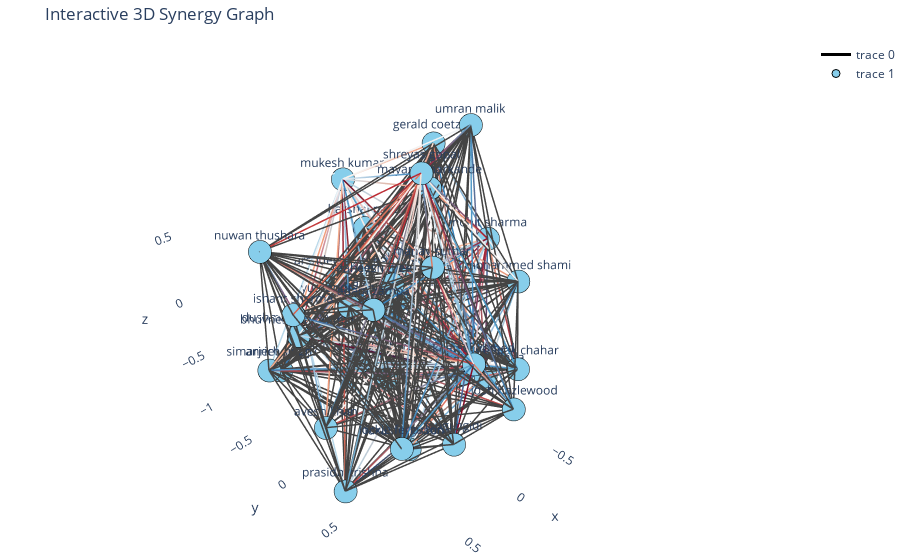

The notebook cell this image was saved under:
### Code cell
import networkx as nx
import numpy as np
import plotly.graph_objs as go
import random

# 3D layout using spring layout with random Z
def spring_layout_3d(G, seed=42):
    random.seed(seed)
    np.random.seed(seed)
    pos_2d = nx.spring_layout(G, dim=2, seed=seed)
    pos_3d = {node: np.append(pos_2d[node], np.random.uniform(-1, 1)) for node in G.nodes()}
    return pos_3d

# Generate 3D positions
pos_3d = spring_layout_3d(G)

# Create edge traces
edge_x, edge_y, edge_z, edge_weights = [], [], [], []
for u, v in G.edges():
    x0, y0, z0 = pos_3d[u]
    x1, y1, z1 = pos_3d[v]
    edge_x += [x0, x1, None]
    edge_y += [y0, y1, None]
    edge_z += [z0, z1, None]
    edge_weights.append(G[u][v].get("weight", 1.0))

# Normalize weights for color scale
weights = np.array(edge_weights)
norm_weights = (weights - weights.min()) / (weights.max() - weights.min() + 1e-6)

# Create edge trace with RdBu colorscale (red to blue)
edge_trace = go.Scatter3d(
    x=edge_x, y=edge_y, z=edge_z,
    mode='lines',
    line=dict(color=norm_weights, colorscale='RdBu', width=3),
    hoverinfo='none'
)

# Create node trace
node_x, node_y, node_z = zip(*[pos_3d[node] for node in G.nodes()])
node_text = list(G.nodes())

node_trace = go.Scatter3d(
    x=node_x, y=node_y, z=node_z,
    mode='markers+text',
    marker=dict(size=8, color='skyblue', line=dict(width=1, color='black')),
    text=node_text,
    textposition='top center',
    hoverinfo='text'
)

# Create layout and figure
fig = go.Figure(data=[edge_trace, node_trace],
                layout=go.Layout(
                    title='Interactive 3D Synergy Graph',
                    margin=dict(l=0, r=0, b=0, t=40),
                    scene=dict(
                        xaxis=dict(showbackground=False),
                        yaxis=dict(showbackground=False),
                        zaxis=dict(showbackground=False)
                    )
                ))

fig.show()

### Figure 1 — Plotly figure (JSON) as saved in the notebook; plotly's stock layout.template omitted (floating-point values rounded to 4 significant figures; data arrays with more than 128 entries replaced by an {"elided": "..."} marker saying what was removed)
{"data": [{"hoverinfo": "none", "line": {"color": {"elided": "467 float values"}, "colorscale": [[0, "rgb(103,0,31)"], [0.1, "rgb(178,24,43)"], [0.2, "rgb(214,96,77)"], [0.3, "rgb(244,165,130)"], [0.4, "rgb(253,219,199)"], [0.5, "rgb(247,247,247)"], [0.6, "rgb(209,229,240)"], [0.7, "rgb(146,197,222)"], [0.8, "rgb(67,147,195)"], [0.9, "rgb(33,102,172)"], [1, "rgb(5,48,97)"]], "width": 3}, "mode": "lines", "type": "scatter3d", "x": {"elided": "1401 float values"}, "y": {"elided": "1401 float values"}, "z": {"elided": "1401 float values"}}, {"hoverinfo": "text", "marker": {"color": "skyblue", "line": {"color": "black", "width": 1}, "size": 8}, "mode": "markers+text", "text": ["khaleel ahmed", "shreyas gopal", "mukesh kumar", "mohit sharma", "dushmantha chameera", "kagiso rabada", "prasidh krishna", "gerald coetzee", "ishant sharma", "manav suthar", "anrich nortje", "umran malik", "mayank markande", "avesh khan", "manimaran siddharth", "akash maharaj singh", "deepak chahar", "yuzvendra chahal", "arshdeep singh", "lockie ferguson", "maheesh theekshana", "fazalhaq farooqi", "josh hazlewood", "bhuvneshwar kumar", "suyash sharma", "nuwan thushara", "lungi ngidi", "mohammed shami", "harshal patel", "rahul chahar", "adam zampa", "simarjeet singh", "jaydev unadkat"], "textposition": "top center", "type": "scatter3d", "x": [-0.09658, -0.1471, -0.3714, -0.8199, 0.1594, -0.4628, 0.8584, -0.8816, 0.7489, 0.01282, 0.4092, -0.9176, -0.4052, 0.7666, 0.1374, -0.6244, -0.4013, 0.3183, -0.01169, 0.6409, 0.115, 0.4179, -0.09403, 0.5189, -0.3104, 0.7855, 0.2662, -0.7377, -0.3097, -0.07757, 0.3829, 0.6508, -0.5204], "y": [0.6558, 0.1044, -0.9163, 0.1508, -0.8371, 0.5037, 0.4296, -0.4628, -0.09376, 0.3632, -0.8917, -0.1536, -0.05446, 0.1518, -0.2358, -0.5935, 0.8035, -0.08229, -0.6133, 0.7245, 0.1151, 0.5755, 1.0, -0.4128, -0.263, -0.3083, 0.8215, 0.5041, -0.6172, -0.1677, 0.2232, -0.6566, 0.2336], "z": [-0.2509, 0.9014, 0.464, 0.1973, -0.688, -0.688, -0.8838, 0.7324, 0.2022, 0.4161, -0.9588, 0.9398, 0.6649, -0.5753, -0.6364, -0.6332, -0.3915, 0.04951, -0.1361, -0.4175, 0.2237, -0.721, -0.4157, -0.2673, -0.08786, 0.5704, -0.6007, 0.02847, 0.1848, -0.9071, 0.2151, -0.659, -0.8699]}], "layout": {"margin": {"b": 0, "l": 0, "r": 0, "t": 40}, "scene": {"xaxis": {"showbackground": false}, "yaxis": {"showbackground": false}, "zaxis": {"showbackground": false}}, "title": {"text": "Interactive 3D Synergy Graph"}}}
